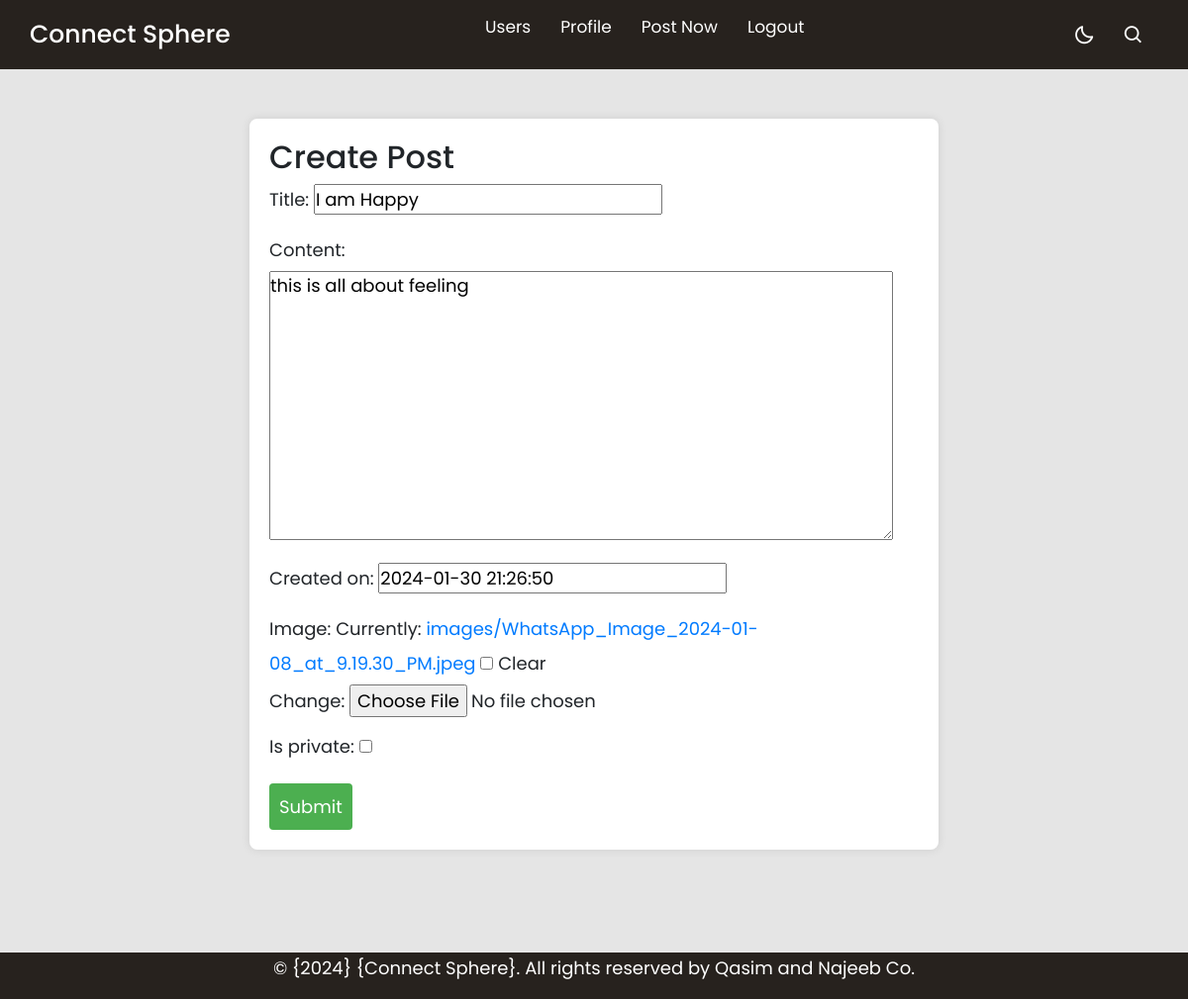
The page /posts/Update_post/14 (signed in) on the database its author committed.
### posts/models.py (models this page shows, shortened)
class Post(models.Model):
    title        = models.CharField(max_length=255)
    content      = models.TextField()
    like         = models.ManyToManyField(User, related_name='likes', blank= True, null= True)
    shared_user  = models.ForeignKey(User, on_delete=models.CASCADE, null= True)
    created_on   = models.DateTimeField(default=timezone.now)
    shared_on    = models.DateTimeField(default=timezone.now)
    image        = models.ImageField(upload_to='images/', blank=True, null=True)
    is_private   = models.BooleanField(default= False)

### posts/views.py (the view)
# urls.py: path('Update_post/<pk>', Update_post.as_view(), name='Update_post'),
class Update_post(LoginRequiredMixin, UpdateView):
    model = Post
    fields = ['title', 'content', 'created_on', 'image', 'is_private']
    template_name = 'posts/update_post.html'
    success_url = '/posts/List_Post/'

### posts/templates/posts/update_post.html (shortened to what this page needs)
{% extends "base.html" %}
{% block content %}
<!DOCTYPE html>
<html lang="en">
<head>
    <!DOCTYPE html>
    <html lang="en">
    <head>
    </head>
    <body>
        <div class="container" my-4>
            <h2>Create Post</h2>
            <form method="POST">
                {{ form.as_p }}
                <input type="submit" value="Submit">
            </form>
        </div>
    </body>
    </html>
    {%endblock%}

### static/css/footer.css (style rules this page uses)
body { margin: 0; padding: 0; font-family: Arial, sans-serif; min-height: 100vh; display: flex; flex-direction: column; }

### static/css/navbar.css (style rules this page uses)
* { margin: 0; padding: 0; box-sizing: border-box; font-family: 'Poppins', sans-serif; transition: all 0.4s ease;; }
:root { --body-color: #E4E9F7; --nav-color: rgb(33 22 22); --side-nav: #010718; --text-color: #FFF; --search-bar: #F2F2F2; --search-text: #010718; }
body { height: 100vh; background-color: rgba(0, 0, 0, 0.1); }

### posts/templates/posts/update_post.html (style rules this page uses)
body { font-family: "Roboto", sans-serif; font-size: 18px; background-image: url('https://static.vecteezy.com/system/resources/previews/014/302/734/non_2x/luxury-abstract-banner-template-with-gold-blended-waves-on-black-background-with-copy-space-for-text-shiny-dynamic-light-stripes-futuristic-twisted-lines-design-in-dark-background-wallpaper-website-vector.jpg'); background-repeat: no-repeat; background-size: cover; background-attachment: fixed; background-position: center; }
.container { width: 60%; margin: 100px auto; background-color: #fff; padding: 20px; border-radius: 8px; box-shadow: 0 0 10px rgba(0, 0, 0, 0.1); }
form { width: 100%; }
input[type="submit"] { background-color: #4caf50; color: #fff; cursor: pointer; padding: 10px; border: none; border-radius: 4px; }

### rows shown on the page
Post: title "I am Happy", content "this is all about feeling", created_on "2024-01-30 21:26:50"
